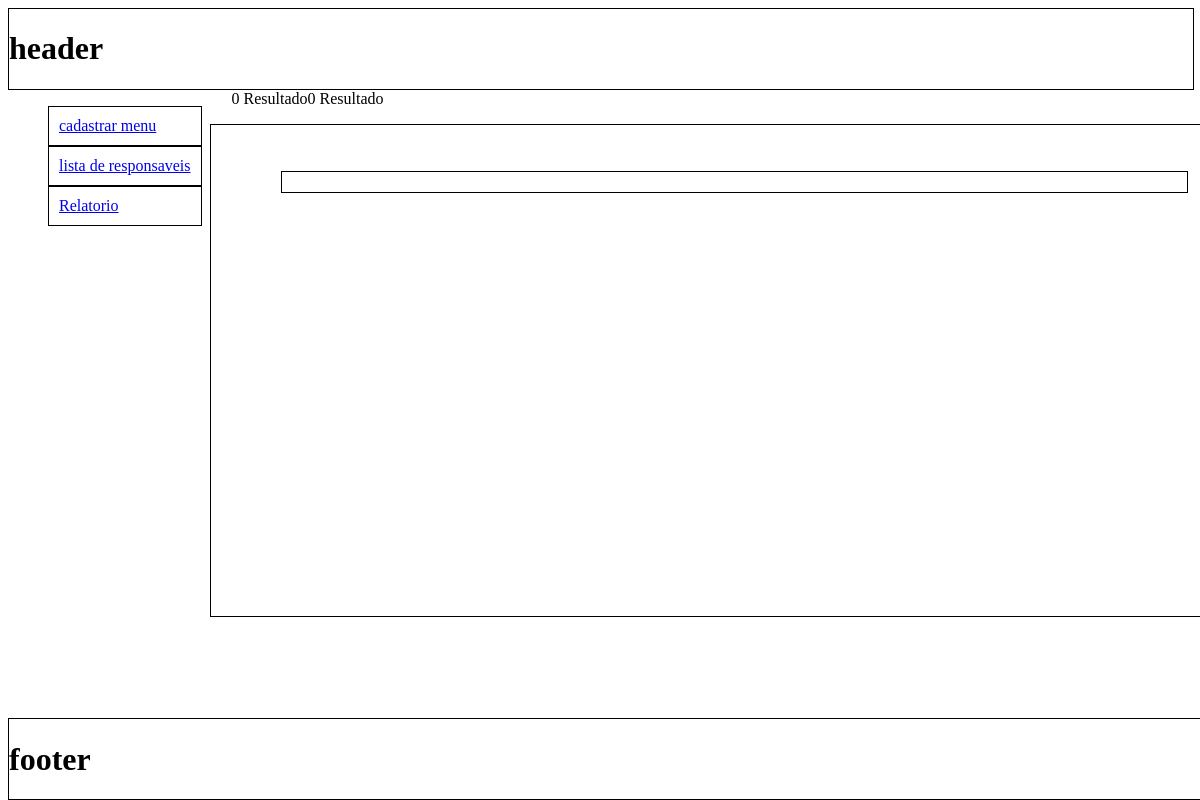
/admin/html/layout.php?page=lista, run on an earlier commit of the app's database.
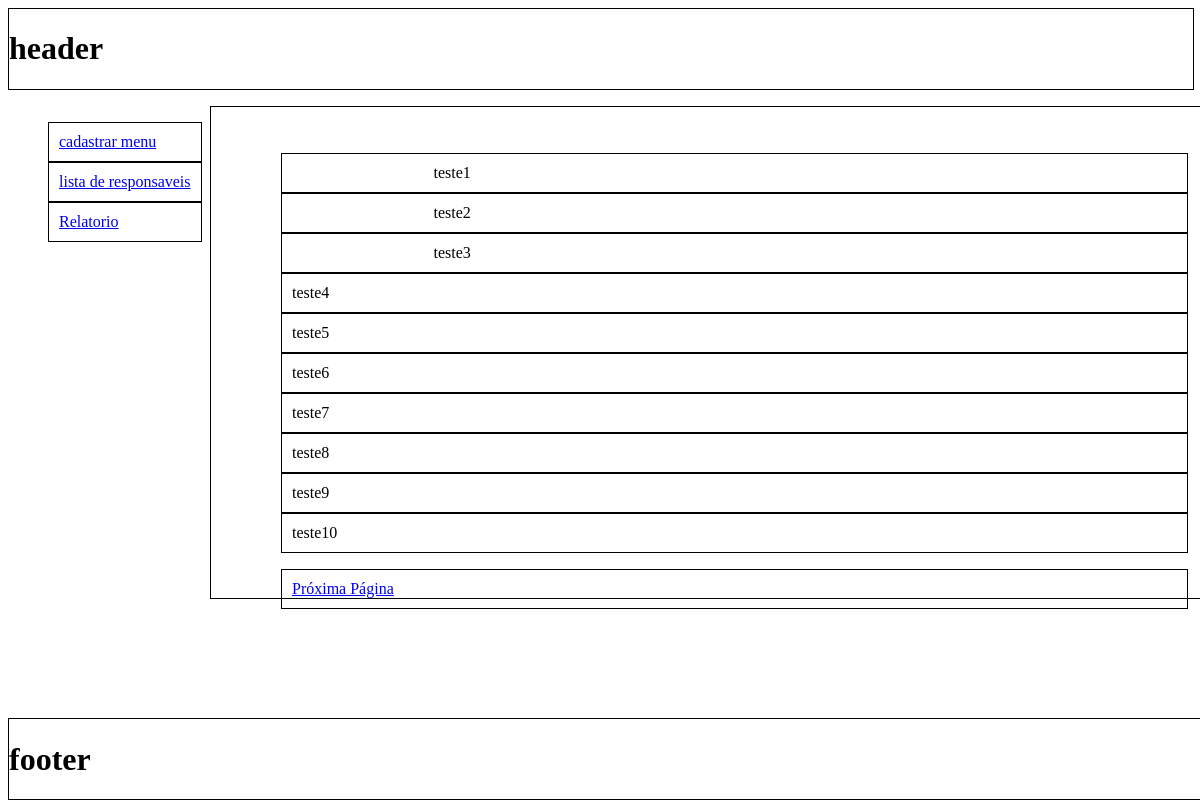
And on a later commit of the database.
### tables this page shows
CREATE TABLE `ResponsavelIdoso` (
  `Id` int(11) NOT NULL AUTO_INCREMENT,
  `ResponsavelCPF` varchar(11) NOT NULL,
  `ResponsavelNome` varchar(60) NOT NULL,
  `ResponsavelEmail` varchar(50) NOT NULL,
  `ResponsavelTelefone` varchar(9) NOT NULL,
  `ResponsavelDDD` varchar(3) NOT NULL,
  `IdosoCPF` varchar(11) NOT NULL,
  `IdosoNome` varchar(60) NOT NULL,
  PRIMARY KEY (`Id`),
  UNIQUE KEY `ResponsavelCPF_UNIQUE` (`ResponsavelCPF`),
  UNIQUE KEY `IdosoCPF_UNIQUE` (`IdosoCPF`)
);

### admin/libs/conexao/db.php (called while the page is built)
<?php
function ConexaoBD($host, $user, $pass, $banco, $sql)
{
	if (strlen($host) == 0 || $host == "*" || !is_string($host)) {
		die("Por favor informar o host");
	}
	elseif (strlen($user) == 0 || $user == "*" || !is_string($user)) {
		die("Por favor informar o usuario");
	}
	elseif (strlen($pass) == 0 || $pass == "*" || !is_string($pass)) {
		die("Por favor informar o password");
	}
	elseif (strlen($banco) == 0 || $banco == "*" || !is_string($banco)) {
		die("Por favor informar o banco de dados");
	}
	elseif (strlen($sql) == 0 || $sql == "*" || !is_string($sql)) {
		die("Por favor informar a sql");
	}
	else{
		$conexao = mysqli_connect($host, $user, $pass, $banco) or die(mysqli_error());
		if (!$resultado = mysqli_query($conexao, $sql)) {
			printf("<br>MYSQL Errormessage: %s\n", mysqli_error($conexao));
		}
		return $resultado;
	}
}

### admin/html/pages/lista.php (the view, shortened to what this page needs)
<?php
	require_once $_SERVER["DOCUMENT_ROOT"]."/12HD/admin/libs/crud/visListaResp.php";
  	$pagina=isset($_GET['pagina'])?$_GET['pagina']:false;
	if (!$pagina) {
		$pagAtual = "1";
	} else {
		$pagAtual = $pagina;
	}
	$inicio = $pagAtual - 1;
	$inicio = $inicio * 10;
	$limite = "LIMIT $inicio, 10;";
	$totalRegistros = mysqli_num_rows(VisualizaResponsaveis());
	$totalPaginas = $totalRegistros/10;
	$row = VisualizaResponsaveis($limite);
	$pagSeguinte = $pagAtual + 1;
?>
<div class="content">
	<ul class="responsaveis lista">
		<?php foreach($row as $valor):?>
			<li><?php echo $valor['ResponsavelNome']?></li>
		<?php endforeach;?>
	</ul>
	<ul class="responsaveis lista">
		<li>
		<?php
			if ($pagAtual<$totalPaginas)
				echo "<a href='?page=lista&pagina=$pagSeguinte'> Próxima Página</a>";
		?>
		</li>
	</ul>
</div>

### admin/html/layout.php (shortened to what this page needs)
<html>
	<head>
		<link rel="stylesheet" type="text/css" href="/12HD/admin/html/css/admin.css">
	</head>
	<body>
		<header>
			<?php if(file_exists("header.php")){require_once "header.php";}else{ echo "arquivo header.php nao existe"; }?>
		</header>
		<div id="menu">
			<ul class="menu lista">
				<li><a href="layout.php?page=menu">cadastrar menu</a></li>
				<li><a href="layout.php?page=lista">lista de responsaveis</a></li>
				<li><a href="layout.php?page=relatorio">Relatorio</a></li>
			</ul>
		</div>
		<content>
			<?php 	if(file_exists("content.php")){require_once "content.php";}else{ echo "arquivo content.php nao existe"; } ?>
		</content>
		<footer>
			<?php if(file_exists("footer.php")){require_once "footer.php";}else{ echo "arquivo footer.php nao existe"; }?>
		</footer>
	</body>
<html>

### admin/html/header.php
<div id="header" style="border: 1px solid; width:100%">
	<h1> header </h1>
</div>

### admin/html/content.php
<?php
	$page = (isset($_GET['page'])) ? $_GET['page'] : 'menu';
	$file = (file_exists("pages/{$page}.php")) ? "pages/{$page}.php" : null;
	if(!empty($file)){
		require_once $file;
	}else {
		echo "arqvui nao existe";
	}

### admin/libs/crud/visListaResp.php
<?php
require_once('/var/www/12HD/admin/libs/conexao/db.php');
function VisualizaResponsaveis($limite="")
{
	$sql = "SELECT * FROM ResponsavelIdoso ".$limite;
	$funcao = ConexaoBD("localhost", "root", "123456", "MelhorIdadeSA", $sql);
	if (mysqli_num_rows($funcao) > 0) {
		return $funcao;
	} else {
	    echo "0 Resultado";
	}
}

### admin/html/footer.php
<div id="footer" style="border: 1px solid; width:100%">
	<h1> footer </h1>
</div>

### admin/html/css/admin.css (style rules this page uses)
div#menu { float: left; position: relative; }
ul.menu.lista { margin-right: 30px; }
li { list-style: none; border: 1px solid; padding: 10px; }
li a { width:100%; }
.content { width: 80%; border: 1px solid; left: 202px; position: relative; margin-top: 16px; height: 55%; padding: 30px; }
div#footer { position: absolute; bottom: 0; }

What changed in the data, as far as the page shows it:
added responsavelidoso: ResponsavelNome "teste1"
added responsavelidoso: ResponsavelNome "teste2"
added responsavelidoso: ResponsavelNome "teste3"
added responsavelidoso: ResponsavelNome "teste4"
added responsavelidoso: ResponsavelNome "teste5"
added responsavelidoso: ResponsavelNome "teste6"
added responsavelidoso: ResponsavelNome "teste7"
added responsavelidoso: ResponsavelNome "teste8"
added responsavelidoso: ResponsavelNome "teste9"
added responsavelidoso: ResponsavelNome "teste10"
Also different on the page:
text no longer shown: "0 Resultado 0 Resultado"
text now shown: "Próxima Página"
